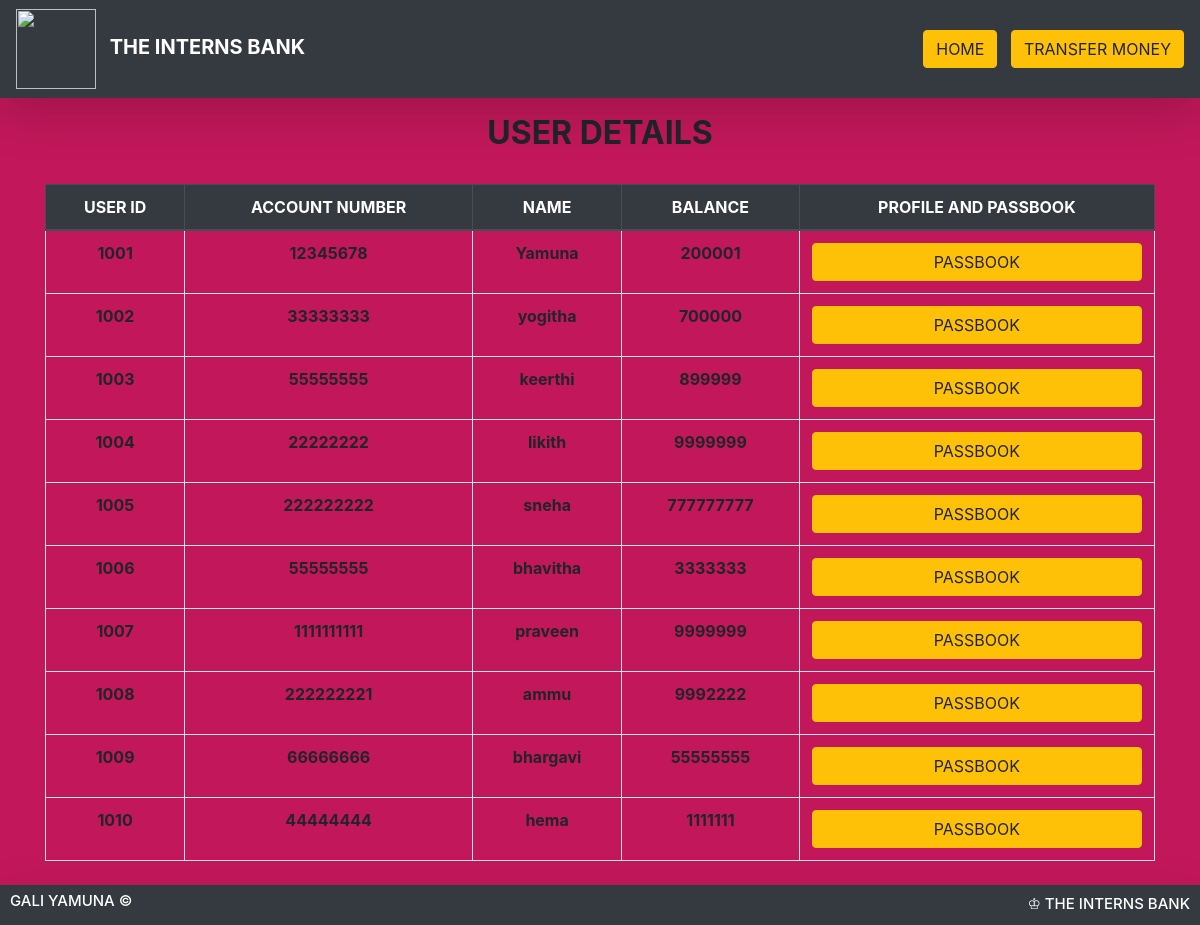
Screenshot of /user.php with the database file from the repository.
### tables this page shows
CREATE TABLE `user` (
  `id` int(4) NOT NULL,
  `ac` varchar(10) NOT NULL,
  `name` varchar(20) NOT NULL,
  `no` varchar(20) NOT NULL,
  `email` varchar(30) NOT NULL,
  `amt` int(11) NOT NULL
);

### user.php (the view, shortened to what this page needs)
 <html>
<head>
  <link rel="stylesheet" href="https://stackpath.bootstrapcdn.com/bootstrap/4.3.1/css/bootstrap.min.css">
</head>
<body style="background-color:#c2185b">
<nav class="navbar navbar-expand-lg py-1 navbar-dark bg-dark shadow-lg mb-3">
    <a href="#" class="navbar-brand">
      <img src="http://www.assignmentpoint.com/wp-content/uploads/2013/06/List-of-Banks-in-Bangladesh.jpg" width="80" alt="" class="d-inline-block align-left mr-2">
      <span class="text-uppercase font-weight-bold">THE INTERNS BANK</span>
    </a>
<div id="navbarTogglerDemo02" class="collapse navbar-collapse">
      <ul class="navbar-nav ml-auto">
        <li class="nav-item"><a href="index.php"> <button type="button" class="btn btn-warning">HOME</button></a></li>
        <li class="nav-item"><a href="sender.php"> <button type="button" class="btn btn-warning">TRANSFER MONEY</button></a></li>
      </ul>
    </div>
</nav>
<?php
$link=new mysqli("localhost","root","","bankdetails") or die("DATA NOT FOUND");
$res=$link->query("select * from user");
?>
<div class="container text-center">
<h2><b>USER DETAILS</b></h2>
<br>
<div class="table-responsive mb-5">
<table class='table table-hover table-bordered text-center'>
<thead class="thead-dark">
  <tr>
    <th scope="col">USER ID</th>
    <th scope="col">ACCOUNT NUMBER</th>
    <th scope="col">NAME</th>
    <th scope="col">BALANCE</th>
    <th scope="col">PROFILE AND PASSBOOK</th>
  </tr>
</thead>
<tbody>
<?php
while($row=$res->fetch_row())
{
?>
<tr>
<th scope="row"><?php echo $row[0] ?></th>
<td><?php echo $row[1] ?></td>
<td><?php echo $row[2] ?></td>
<td><?php echo $row[5] ?></td>
<td>
<a href="passbook.php?id= <?php echo $row[0] ;?>"> <button type="button" class="btn btn-warning btn-block">PASSBOOK</button></a>
</td>
</tr>
<?php
}
?>
</tbody>
</table>
</div>
</div>
<?php
include 'footer.php';
?>
</body>
</html>

### user.php (style rules this page uses)
* { margin:0; padding:0; }
td { font-weight: bold; }

### rows the page displays
user: id "1001", ac "12345678", name "Yamuna", amt "200001"
user: id "1002", ac "33333333", name "yogitha", amt "700000"
user: id "1003", ac "55555555", name "keerthi", amt "899999"
user: id "1004", ac "22222222", name "likith", amt "9999999"
user: id "1005", ac "222222222", name "sneha", amt "777777777"
user: id "1006", ac "55555555", name "bhavitha", amt "3333333"
user: id "1007", ac "1111111111", name "praveen", amt "9999999"
user: id "1008", ac "222222221", name "ammu", amt "9992222"
user: id "1009", ac "66666666", name "bhargavi", amt "55555555"
user: id "1010", ac "44444444", name "hema", amt "1111111"
